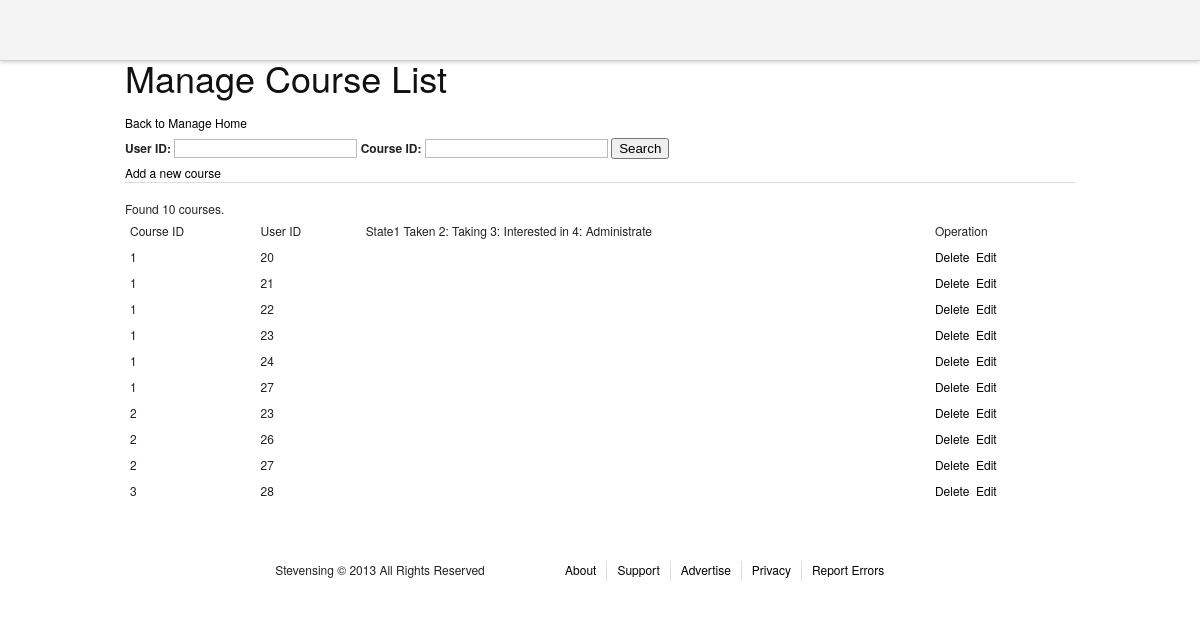
Page /admin/managecourselist.php on the committed database.
### tables this page shows
CREATE TABLE IF NOT EXISTS `course_list` (
  `course_id` int(11) NOT NULL,
  `user_id` int(11) NOT NULL,
  `role` tinyint(4) NOT NULL,
  PRIMARY KEY (`course_id`,`user_id`),
  KEY `user_id` (`user_id`)
);

### admin/managecourselist.php (the view, shortened to what this page needs)
<?php
include "header.php";
include "../mysqli_connection.php";
?>
<div>
<h1>Manage Course List</h1>
<a href = "adminhome.php">Back to Manage Home</a>
</div>
<div>
<form action = "#" method = "GET">
<label for = "user_id">User ID: </label><input type = "text" name = "user_id" value = "<?php echo isset($_GET['user_id'])?$_GET['user_id']:"";?>" />
<label for = "course_id">Course ID: </label><input type = "text" name = "course_id" value = "<?php echo isset($_GET['course_id'])?$_GET['course_id']:"";?>" />
<input type = "submit" value = "Search" />
</form>
</div>
<div>
<a href="editcourse.php">Add a new course</a>
</div>
<hr />
<div>
<table>
<thead >
<td>Course ID</td><td>User ID</td><td>State1 Taken 2: Taking 3: Interested in 4: Administrate
</td><td>Operation</td>
</thead>
<tbody>
<?php
$filter = "true";
$perNumber = 25;
if(isset($_GET['page']))$page = $_GET['page'];
else $page=1;
$count = $mysqli->query("select count(*) from course_list WHERE " . $filter . ";");
$rs = mysqli_fetch_array($count);
$totalNumber = $rs[0];
if ($totalNumber == 0){
        echo "<div><font color='red'>No result!</font></div>";
}
else{
        echo "<div>Found " . $totalNumber. " courses.</div>";
}
$startCount = ($page - 1) * $perNumber;
$result = $mysqli->query("select * from course_list WHERE (" . $filter .") LIMIT $startCount, $perNumber");
if ($result){
        while ($row = mysqli_fetch_array($result)){
?>
<tr>
<td><?php echo $row["course_id"];?></td>
<td><?php echo $row["user_id"];?></td>
<td><?php echo $row["state"];?></td>
<td><a href="javascript:" onclick = "show_delete_yes(this,<?php echo $row['course_id'];?>);" >Delete</a>&nbsp&nbsp<a href="editcourse.php?id=<?php echo $row['course_id'];?>">Edit</a></td>
</tr>
</tbody>
<?php
        }
 }
?>
</table>
</div>
<?php
include "footer.php";

### stylesheets/screen.css (style rules this page uses)
html { margin:0;padding:0;border:0; }
body, div, span, object, iframe, h1, h2, h3, h4, h5, h6, p, blockquote, pre, a, abbr, acronym, address, code, del, dfn, em, img, q, dl, dt, dd, ol, ul, li, fieldset, form, label, legend, table, caption, tbody, tfoot, thead, tr, th, td, article, aside, dialog, figure, footer, header, hgroup, nav, section { margin:0;padding:0;border:0;font-size:100%;font:inherit;vertical-align:baseline; }
body { line-height:1.5;background:white; }
table { border-collapse:separate;border-spacing:0; }
caption, th, td { text-align:left;font-weight:normal;float:none !important; }
table, th, td { vertical-align:middle; }
html { font-size:100.01%; }
body { font-size:75%;color:#222;background:#fff;font-family:"Helvetica Neue", Arial, Helvetica, sans-serif; }
h1, h2, h3, h4, h5, h6 { font-weight:normal;color:#111; }
h1 { font-size:3em;line-height:1;margin-bottom:0.5em; }
a { color:#06c;text-decoration:underline; }
table { margin-bottom:1.4em;width:100%; }
th, td, caption { padding:4px 10px 4px 5px; }
label { font-weight:bold; }
input[type=text], input[type=password], input[type=url], input[type=email], input.text, input.title, textarea { background-color:#fff;border:1px solid #bbb;color:#000; }
input[type=text], input[type=password], input[type=url], input[type=email], input.text, input.title, textarea, select { margin:0.5em 0; }
hr { background:#ddd;color:#ddd;clear:both;float:none;width:100%;height:1px;margin:0 0 17px;border:none; }

### stylesheets/common.css (style rules this page uses)
body { font-family: 'Helvetica Neue', Helvetica, Arial, 'lucida grande',tahoma,verdana,arial,sans-serif; }
a, a:hover, a:visited, a:link { color: #000; text-decoration: none; }

### admin/managecourselist.php (style rules this page uses)
thead { border:2px solid #EEE; }

### rows in the picture
course_list: course "1", user "20"
course_list: course "1", user "21"
course_list: course "1", user "22"
course_list: course "1", user "23"
course_list: course "1", user "24"
course_list: course "1", user "27"
course_list: course "2", user "23"
course_list: course "2", user "26"
course_list: course "2", user "27"
course_list: course "3", user "28"

### other values in the picture
$totalNumber "10"
